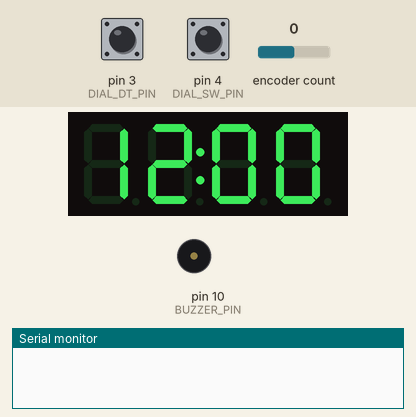
Recording of a sketch running on a simulated Arduino Uno, built with avr-gcc and run on an emulated ATmega328P. Parts: 4-digit seven-segment display, buzzer (waves = sounding, pin HIGH), the last lines printed to the serial monitor. Inputs (shaded band) come from the test bench; at power-on: encoder count 0, pin 4 (DIAL_SW_PIN) HIGH, pin 3 (DIAL_DT_PIN) HIGH.

Above: at 2.2 s.
2.9 s: encoder count set to 1
At 4.0 s:
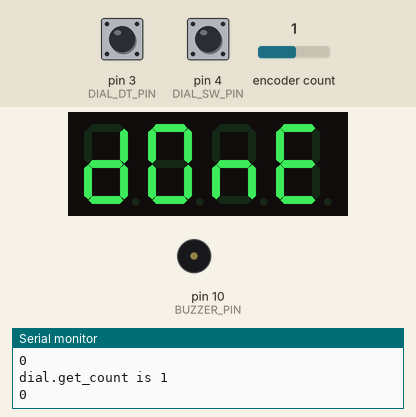
4.6 s: pin 4 (DIAL_SW_PIN) pulled LOW for 1.35 s
At 5.3 s:
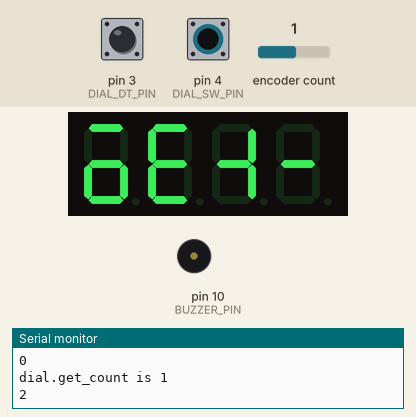
7.4 s: encoder count set to 2
At 7.9 s:
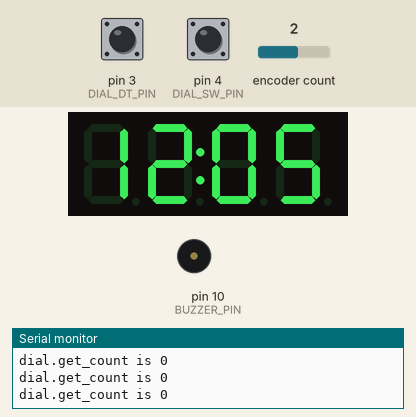
9.0 s: encoder count set to 3
At 9.9 s:
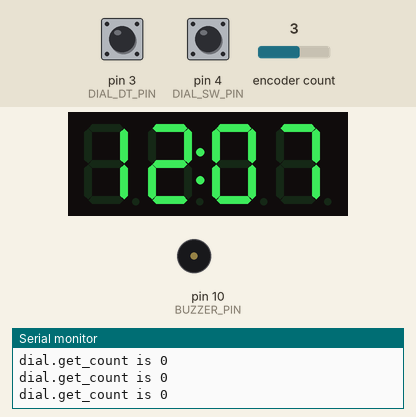
10.6 s: encoder count set to 4
At 11.9 s:
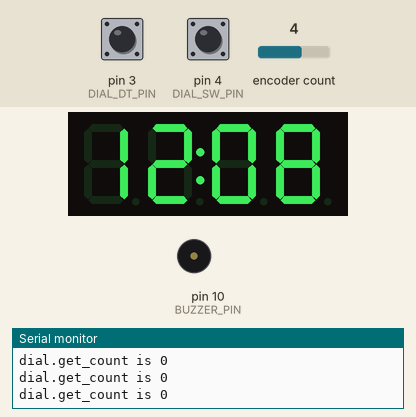
12.2 s: pin 4 (DIAL_SW_PIN) pulled LOW for 1.35 s
At 13.31 s:
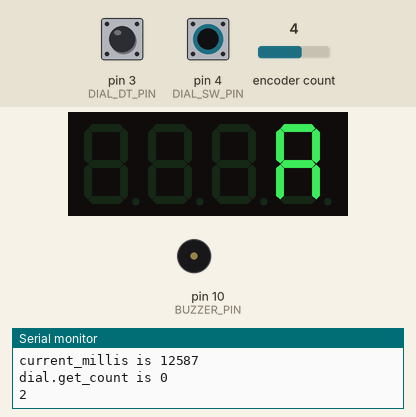
Timing chart, 0 to 15.2 s (numbered marks = the images above; inputs shaded):
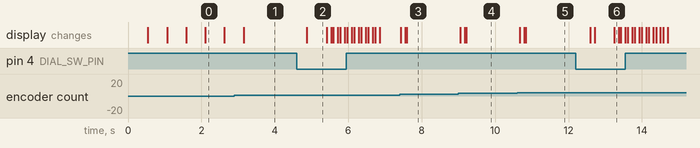

Measured:
- after the input at 2.9 s, the display: changes after 0.25 s (image 1)
- after the input at 4.6 s, the display: changes after 0.27 s (image 2)
- after the input at 7.4 s, the display: changes at once (image 3)
- after the input at 9.0 s, the display: changes after 0.05 s (image 4)
- after the input at 10.6 s, the display: changes after 0.07 s (image 5)
- after the input at 12.2 s, the display: first changes after 0.39 s (image 6 shows a later state)
- what the display in image 0 shows lasts 0.5 s, from 2.1 s to 2.6 s

The sketch:

30_days_lost_in_space_day_20_B.ino
```cpp
//Digital clock using buzzer, digital display and rotery Encoder

#include "Arduino.h"
#include <TM1637Display.h>
#include <BasicEncoder.h>

const byte CLOCK_CLK_PIN = 6;
const byte CLOCK_DIO_PIN = 5;

const byte DIAL_CLK_PIN = 2;
const byte DIAL_DT_PIN = 3;
const byte DIAL_SW_PIN = 4;

const byte BUZZER_PIN = 10;


BasicEncoder dial(DIAL_CLK_PIN, DIAL_DT_PIN);
TM1637Display clock_face = TM1637Display(CLOCK_CLK_PIN, CLOCK_DIO_PIN);

const byte done[] = {
    SEG_B | SEG_C | SEG_D | SEG_E | SEG_G,  // d  //0b0111101
    SEG_A | SEG_B | SEG_C | SEG_D | SEG_E | SEG_F, //O //0b1111110
    SEG_C | SEG_E | SEG_G,  //n //0b0010101
    SEG_A | SEG_D | SEG_E | SEG_F | SEG_G  //E //0b1001111
};

const byte set[] = {
    0b1011101, //S
    0b1111001, //E
    0b1000110, //-|
    0b1000000  //  -
};

static int switch_num = 0;
short int hrs = 1200;
short int mins = 0;
short int a_mins = 5;
short int a_hrs = 1200;
bool alarm_switch = true;
//unsigned int alarm_time = a_hrs + a_mins;
//unsigned int set_time = hrs + mins;

const unsigned int TIMER_INTERVAL = 60000;
short int last_millis = 0;

void setup(){
    clock_face.setBrightness(7);
    pinMode(DIAL_SW_PIN, INPUT_PULLUP);
    pinMode(BUZZER_PIN, OUTPUT);
    attachInterrupt(digitalPinToInterrupt(DIAL_CLK_PIN), updateEncoder, CHANGE);
    attachInterrupt(digitalPinToInterrupt(DIAL_DT_PIN), updateEncoder, CHANGE);
    //attachInterrupt(digitalPinToInterrupt(DIAL_SW_PIN), increase_switch_num(), CHANGE);

    PCICR |= B00000100;
    PCMSK2 |= B00010000;
    Serial.begin(9600);
    bool blink_12 = true;
     while (blink_12) {
        clock_face.showNumberDecEx(1200,0b01000000);
        delay(500);
        clock_face.clear();
        delay(500);

        if (dial.get_change()|| digitalRead(DIAL_SW_PIN) == LOW){
            blink_12 = false;
            clock_face.setSegments(done);
            delay(100);
        }
    }

}

void loop(){
    //set up switch to set time, set alarm, show time
    //static int hrs = 1200; //set as a global variables so it doesn't constantly get reset
    //static int mins = 00;
    //static int switch_num = 0;
    Serial.print("dial.get_count is ");
    Serial.println(dial.get_count());
    short int alarm_time = a_hrs + a_mins;
    short int set_time = hrs + mins;
    delay(100);
    //dial.reset();

    if (switch_num == 0){ //set time
        Serial.println(switch_num);

        if (dial.get_change()){
            mins += dial.get_count();
            dial.reset();
            Serial.print("mins is ");
            Serial.println(mins);
            if (mins > 59){
                mins = 0;
                hrs += 100;
                if (hrs > 2300) {
                    hrs = 0;
                }
            }
            if (mins < 0) {
                mins = 59;
                hrs -= 100;
                if (hrs < 0) {
                    hrs = 2300;
                }
            }
            clock_face.showNumberDecEx(set_time, 0b01000000, true);
            delay(50);
        }
        //clock_face.showNumberDecEx(set_time, 0b01000000, true);
        delay(100);
        //clock_face.clear();
        //delay(500);
        if(digitalRead(DIAL_SW_PIN) == LOW){
            delay(100);
            switch_num += 1;
        }

    }
    else if( switch_num == 1) { //show time
        Serial.println(switch_num);
        alarm_switch = true;


        clock_face.showNumberDecEx(set_time,0b01000000, true);
        short current_millis = millis();
        Serial.print("current_millis is ");
        Serial.println(current_millis - last_millis);
        if (current_millis-last_millis >= TIMER_INTERVAL){
            last_millis = current_millis;

            mins += 1;
            if (mins > 59){
                mins = 0;
                hrs += 100;
                if (hrs > 2300) {
                    hrs = 0;
                }
            }
        }

        if (set_time == alarm_time){ //alarm goes off when set time matches the set alarm time and clock flashes 4 times
            for (int i = 0; i < 4; i++){
                tone(BUZZER_PIN, 110,100);
                clock_face.showNumberDecEx(set_time,0b01000000, true);
                delay(100);
                clock_face.clear();
                delay(100);
            }
        }
        if (digitalRead(DIAL_SW_PIN) == LOW){
            switch_num += 1;
        }


    }
    else { //set alarm
        while(alarm_switch){
            Serial.println(switch_num);

            clock_face.setSegments(set);
            delay(500);
            clock_face.clear();
            display_alarm();
            clock_face.clear();
            delay(250);
            alarm_switch = false;
        }

        if (dial.get_change()){
            a_mins += dial.get_count();
            dial.reset();
            if (a_mins > 59){
                a_mins = 0;
                a_hrs += 100;
                if (a_hrs > 2300) {
                    a_hrs = 0;
                }
            }
            if (a_mins < 0) {
                a_mins = 59;
                a_hrs -= 100;
                if (a_hrs < 0) {
                    a_hrs = 2300;
                }
            }
            clock_face.showNumberDecEx(alarm_time, 0b01000000, true); //flash the alarm time
            delay(100);
            clock_face.clear();
            delay(50);
            clock_face.showNumberDecEx(alarm_time, 0b01000000, true);
        }
        if(digitalRead(DIAL_SW_PIN) == LOW){
        delay(100);
        switch_num = 0;
        }
    }
}
void updateEncoder(){
    dial.service();
}
void display_alarm(){
    byte ___A[] = {
        0b0000000,
        0b0000000,
        0b0000000,
        0b1110111
    };
    byte __AL[] = {
        0b0000000,
        0b0000000,
        0b1110111,
        0b0111000
    };
    byte _ALA[] = {
        0b0000000,
        0b1110111,
        0b0111000,
        0b1110111
    };
    byte ALAr[] = {
        0b1110111,
        0b0111000,
        0b1110111,
        0b1010000
    };
    byte LArn[] = {
        0b0111000,
        0b1110111,
        0b1010000,
        0b1010100
    };
    byte Arnn[] = {
        0b1110111,
        0b1010000,
        0b1010100,
        0b1010100
    };
    byte rnn_[] = {
        0b1010000,
        0b1010100,
        0b1010100,
        0b0000000
    };
    byte nn__[] = {
        0b1010100,
        0b1010100,
        0b0000000,
        0b0000000
    };
    char16_t alarm_arr[8] {
        ___A,
        __AL,
        _ALA,
        ALAr,
        LArn,
        Arnn,
        rnn_,
        nn__
    };
    for (int i = 0; i < 8; i ++){
        clock_face.setSegments(alarm_arr[i]);
        delay(100);
        clock_face.clear();
        delay(50);
    };
}
ISR (PCINT2_vect){
    if (digitalRead(DIAL_SW_PIN) == LOW){
    switch_num += 1;
        if (switch_num >2){
            switch_num = 0;
        }
    }
}
```
